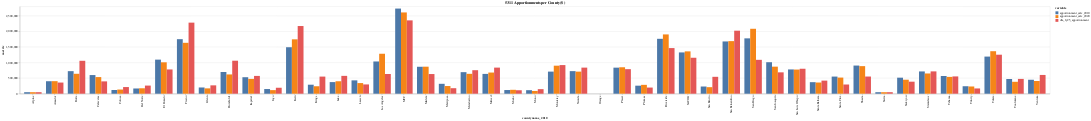

Write notebook code for a chart like this one.
### Markdown cell above
### 5311 Apportionments per County ($)

### Code cell
apportionment_cols =[
    "apportionment_calc_2010",
    "apportionment_calc_2020",
    "dla_fy25_apportionment",
    # "2020_fy25_amt_diff"
]

alt.Chart(melt[melt["variable"].isin(apportionment_cols)]).mark_bar().encode(
    x = "countyname_2010:N",
    y = "metric:Q",
    xOffset="variable:N",
    color = "variable:N",
    tooltip = ["countyname_2010","variable","metric"]
).properties(
    width="container",
    title= "5311 Apportionments per County ($)"
)

### Figure 1 — Vega-Lite specification as saved in the notebook (floating-point values rounded to 4 significant figures; data arrays with more than 128 entries replaced by an {"elided": "..."} marker saying what was removed)
{"config": {"view": {"continuousWidth": 300, "continuousHeight": 300}}, "data": {"name": "data-f9e4dc552bbed9a5f53d7f045ce95f45"}, "mark": {"type": "bar"}, "encoding": {"color": {"field": "variable", "type": "nominal"}, "tooltip": [{"field": "countyname_2010", "type": "nominal"}, {"field": "variable", "type": "nominal"}, {"field": "metric", "type": "quantitative"}], "x": {"field": "countyname_2010", "type": "nominal"}, "xOffset": {"field": "variable", "type": "nominal"}, "y": {"field": "metric", "type": "quantitative"}}, "title": "5311 Apportionments per County ($)", "width": "container", "$schema": "https://vega.github.io/schema/vega-lite/v5.20.1.json", "datasets": {"data-f9e4dc552bbed9a5f53d7f045ce95f45": {"elided": "141 records"}}}
